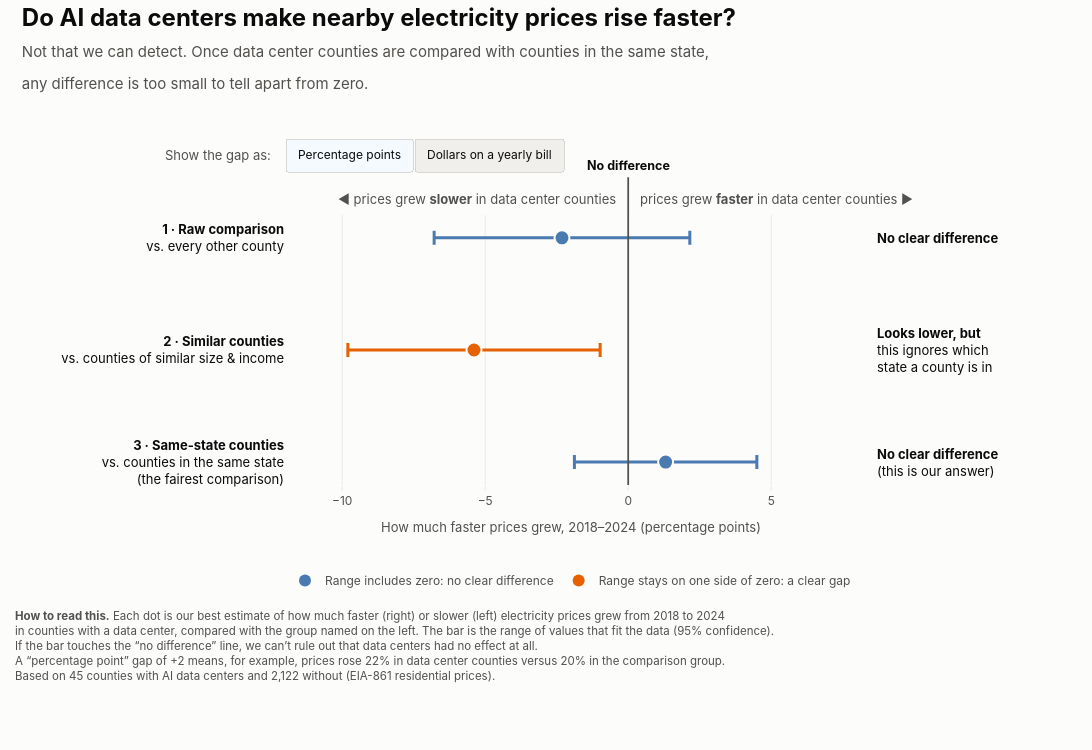

Notebook cell for this chart:
### Markdown cell above
## Visual 3: Does Having an AI Data Center Cause Higher Electricity Bills?
*Supports: **Naive vs. Controlled Results - The Core Statistical Test***

### Visual Design & Layperson Interpretation
- **Question Answered:** *If two counties are identical in population, wealth, and state regulation, does the one with a data center pay higher electricity bills?*
- **Directional Cue:** Values to the **right of 0.0%** indicate data centers raised bills; values to the **left** indicate data centers lowered bills.
- **Whiskers (95% Confidence Interval):** If the horizontal whisker crosses the vertical black line ($0.0\%$), the effect is statistically indistinguishable from zero.
- **Punchline:** Once we compare counties within the same state (Model 3), the estimate is **$+1.31\%$ with $p = 0.421$**—pure random noise.

### Code cell
# Visual 3: the three regressions, explained for someone who has never seen a regression.
# Dots are the estimated gap in price growth; bars are the 95% range; the toggle restates the gap in dollars on a yearly bill.
import textwrap
# ---- constants you can defend in the presentation ------------------------------------------
HOME_KWH_PER_YEAR = 10_791   # typical U.S. home, EIA (cited in Golden et al. 2026)

def _wrap(text, width=58):
    return "<br>".join(textwrap.wrap(text, width))


# ---- colors: one accent + one muted neutral (emphasis form), text stays in ink tokens ------
SURFACE = "#fcfcfb"
INK = "#0b0b0b"
INK_2 = "#52514e"
GRID = "#ebeae6"
NEUTRAL = COLOR_CONTROL   # "no clear difference"
ACCENT = COLOR_TREATMENT    # "clearly different from zero"

ROWS = [
    dict(key="m1",
         label="<b>1 · Raw comparison</b><br>vs. every other county",
         versus="every other county",
         verdict="<b>No clear difference</b>",
         why="The range crosses zero, so we can't tell this apart from no difference."),
    dict(key="m2",
         label="<b>2 · Similar counties</b><br>vs. counties of similar size &amp; income",
         versus="other counties with similar population and income",
         verdict="<b>Looks lower, but</b><br>this ignores which<br>state a county is in",
         why="This comparison finds slower growth, but it ignores which state each county "
             "is in. Step 3 fixes that, and the gap disappears."),
    dict(key="m3",
         label="<b>3 · Same-state counties</b><br>vs. counties in the same state<br>(the fairest comparison)",
         versus="other counties in the same state with similar population and income",
         verdict="<b>No clear difference</b><br>(this is our answer)",
         why="The range crosses zero, so we can't tell this apart from no difference."),
]


def results_from_models(m1, m2, m3, model_df):
    """Pull what the chart needs out of the three fitted statsmodels results."""
    out = []
    for key, m in (("m1", m1), ("m2", m2), ("m3", m3)):
        lo, hi = m.conf_int().loc["Has_Datacenter"]
        out.append(dict(model=key, coef=float(m.params["Has_Datacenter"]),
                        lo=float(lo), hi=float(hi), p=float(m.pvalues["Has_Datacenter"])))
    treated = model_df[model_df["Has_Datacenter"] == 1]
    return dict(results=out,
                base=float(treated["Price_2018_MWh"].mean()),
                n_treated=int(len(treated)),
                n_control=int((model_df["Has_Datacenter"] == 0).sum()))


def build_visual3(res):
    base = res["base"]                                   # $/MWh, 2018, data center counties
    usd_per_point = base * (HOME_KWH_PER_YEAR / 1000) / 100   # $ per year per percentage point
    by_key = {r["model"]: r for r in res["results"]}

    def sig(r):  # does the 95% range exclude zero?
        return r["lo"] > 0 or r["hi"] < 0

    fig = go.Figure()
    n_rows = len(ROWS)

    # one trace per (unit, row): points + error bar. Visibility is flipped by the toggle.
    for unit in ("pp", "usd"):
        k = 1.0 if unit == "pp" else usd_per_point
        for row in ROWS:
            r = by_key[row["key"]]
            c, lo, hi = r["coef"] * k, r["lo"] * k, r["hi"] * k
            color = ACCENT if sig(r) else NEUTRAL
            if unit == "pp":
                head = (f"Prices in data center counties grew <b>{abs(c):.1f} points {'faster' if c > 0 else 'slower'}</b> "
                        f"than in {row['versus']}.")
                rng = f"Plausible range: {lo:+.1f} to {hi:+.1f} points"
            else:
                head = (f"On a typical home's yearly electric bill, data center counties come out about "
                        f"<b>${abs(c):,.0f} {'higher' if c > 0 else 'lower'}</b> by 2024 than {row['versus']}.")
                rng = f"Plausible range: {'-' if lo < 0 else '+'}${abs(lo):,.0f} to {'-' if hi < 0 else '+'}${abs(hi):,.0f} a year"
            fig.add_trace(go.Scatter(
                x=[c], y=[row["label"]], mode="markers", showlegend=False,
                visible=(unit == "pp"), name=row["label"],
                marker=dict(size=15, color=color, line=dict(color=SURFACE, width=2)),
                error_x=dict(type="data", symmetric=False, array=[hi - c], arrayminus=[c - lo],
                             color=color, thickness=3, width=7),
                hovertemplate=f"{_wrap(head)}<br>{rng}<br><br>{_wrap(row['why'])}<extra></extra>",
                hoverlabel=dict(bgcolor="white", font=dict(color=INK, size=13), align="left"),
            ))

    # legend: two plain-English classes (also the key for the colors)
    for name, color in (("Range includes zero: no clear difference", NEUTRAL),
                        ("Range stays on one side of zero: a clear gap", ACCENT)):
        fig.add_trace(go.Scatter(x=[None], y=[None], mode="markers", name=name,
                                 marker=dict(size=12, color=color), hoverinfo="skip"))

    visible_pp = [True] * n_rows + [False] * n_rows + [True, True]
    visible_usd = [False] * n_rows + [True] * n_rows + [True, True]

    ml, mr, mt, mb = 285, 235, 215, 265
    w, h = 1120, 750
    plot_w = w - ml - mr

    # ---- footnotes (change with the toggle) ----
    how = ("<b>How to read this.</b> Each dot is our best estimate of how much faster (right) or slower (left) electricity prices grew from 2018 to 2024<br>"
           "in counties with a data center, compared with the group named on the left. The bar is the range of values that fit the data (95% confidence).<br>"
           "If the bar touches the “no difference” line, we can’t rule out that data centers had no effect at all.")
    foot_pp = (how + "<br>A “percentage point” gap of +2 means, for example, prices rose 22% in data center counties versus 20% in the comparison group."
               f"<br>Based on {res['n_treated']} counties with AI data centers and {res['n_control']:,} without (EIA-861 residential prices).")
    foot_usd = (how + f"<br>Dollar view: each gap × the 2018 average price in these counties (${base:,.0f} per MWh) × about {round(HOME_KWH_PER_YEAR, -2):,.0f} kWh "
                f"a typical home uses per year (EIA). A rough translation, not a forecast."
                f"<br>Based on {res['n_treated']} counties with AI data centers and {res['n_control']:,} without (EIA-861 residential prices).")

    foot_x = -ml / plot_w
    annotations = [
        # direction cues above the plot, anchored on the zero line
        dict(x=0, y=1.0, xref="x", yref="paper", text="◀ prices grew <b>slower</b> in data center counties",
             showarrow=False, xanchor="right", yanchor="bottom", xshift=-10, yshift=6, font=dict(size=13, color=INK_2)),
        dict(x=0, y=1.0, xref="x", yref="paper", text="prices grew <b>faster</b> in data center counties ▶",
             showarrow=False, xanchor="left", yanchor="bottom", xshift=10, yshift=6, font=dict(size=13, color=INK_2)),
        dict(x=0, y=1.14, xref="x", yref="paper", text="<b>No difference</b>", showarrow=False,
             xanchor="center", yanchor="bottom", yshift=2, font=dict(size=12.5, color=INK)),
        # toggle label
        dict(x=0, y=1.0, xref="paper", yref="paper", text="Show the gap as:", showarrow=False,
             xanchor="right", yanchor="bottom", xshift=-12, yshift=50, font=dict(size=13, color=INK_2)),
    ]
    # verdict labels on the right edge, one per row
    for i, row in enumerate(ROWS):
        annotations.append(dict(x=1.0, y=row["label"], xref="paper", yref="y", text=row["verdict"], showarrow=False,
                                xanchor="left", yanchor="middle", xshift=18, align="left",
                                font=dict(size=13, color=INK)))
    foot_idx = len(annotations)
    annotations.append(dict(x=foot_x, y=0, xref="paper", yref="paper", text=foot_pp, showarrow=False,
                            xanchor="left", yanchor="top", yshift=-122, align="left", font=dict(size=11.5, color=INK_2)))

    axis_pp = dict(range=[-12, 8], tickformat="+.0f", title=dict(
        text="How much faster prices grew, 2018–2024 (percentage points)", font=dict(size=13, color=INK_2)))
    axis_usd = dict(range=[-150, 110], tickformat="+$,.0f", title=dict(
        text="Extra yearly electric bill for a typical home, by 2024 (dollars)", font=dict(size=13, color=INK_2)))

    def relayout(axis, foot):
        return {"xaxis.range": axis["range"], "xaxis.tickformat": axis["tickformat"],
                "xaxis.title.text": axis["title"]["text"], f"annotations[{foot_idx}].text": foot}

    fig.update_layout(
        width=w, height=h, margin=dict(l=ml, r=mr, t=mt, b=mb),
        paper_bgcolor=SURFACE, plot_bgcolor=SURFACE,
        font=dict(family="Inter, Helvetica Neue, Arial, sans-serif", color=INK),
        title=dict(
            text=("<b>Do AI data centers make nearby electricity prices rise faster?</b><br>"
                  "<span style='font-size:15px;color:#52514e'>Not that we can detect. Once data center counties are compared with "
                  "counties in the same state,<br>any difference is too small to tell apart from zero.</span>"),
            x=0.02, xref="container", xanchor="left", y=0.965, yanchor="top", font=dict(size=24)),
        xaxis=dict(**axis_pp, zeroline=False, showgrid=True, gridcolor=GRID, gridwidth=1, ticks="outside",
                   tickcolor=GRID, tickfont=dict(size=12, color=INK_2), fixedrange=False),
        yaxis=dict(autorange="reversed", showgrid=False, zeroline=False, tickfont=dict(size=13, color=INK),
                   categoryorder="array", categoryarray=[r["label"] for r in ROWS], fixedrange=True,
                   showline=False, ticks=""),
        shapes=[dict(type="line", x0=0, x1=0, y0=0, y1=1.14, xref="x", yref="paper",
                     line=dict(color=INK_2, width=1.75))],
        annotations=annotations,
        legend=dict(orientation="h", x=0, xanchor="left", y=-0.30, yanchor="top",
                    font=dict(size=12, color=INK_2), bgcolor="rgba(0,0,0,0)",
                    itemclick=False, itemdoubleclick=False),
        updatemenus=[dict(
            type="buttons", direction="right", x=0, xanchor="left", y=1.0, yanchor="bottom",
            pad=dict(t=0, b=44, l=0, r=0), showactive=True, bgcolor="#f0efec", bordercolor="#d8d7d2", borderwidth=1,
            font=dict(size=12, color=INK), active=0,
            buttons=[
                dict(label="Percentage points", method="update",
                     args=[{"visible": visible_pp}, relayout(axis_pp, foot_pp)]),
                dict(label="Dollars on a yearly bill", method="update",
                     args=[{"visible": visible_usd}, relayout(axis_usd, foot_usd)]),
            ])],
        hovermode="closest",
    )
    return fig

fig3 = build_visual3(results_from_models(m1, m2, m3, model_df))
fig3.show()

### Figure 1 — Plotly figure (JSON) as saved in the notebook; plotly's stock layout.template omitted (floating-point values rounded to 4 significant figures)
{"data": [{"error_x": {"array": [4.47], "arrayminus": [4.47], "color": "#4A7BB0", "symmetric": false, "thickness": 3, "type": "data", "width": 7}, "hoverlabel": {"align": "left", "bgcolor": "white", "font": {"color": "#0b0b0b", "size": 13}}, "hovertemplate": "Prices in data center counties grew <b>2.3 points<br>slower</b> than in every other county.<br>Plausible range: -6.8 to +2.2 points<br><br>The range crosses zero, so we can't tell this apart from<br>no difference.<extra></extra>", "marker": {"color": "#4A7BB0", "line": {"color": "#fcfcfb", "width": 2}, "size": 15}, "mode": "markers", "name": "<b>1 · Raw comparison</b><br>vs. every other county", "showlegend": false, "type": "scatter", "visible": true, "x": [-2.315], "y": ["<b>1 · Raw comparison</b><br>vs. every other county"]}, {"error_x": {"array": [4.41], "arrayminus": [4.41], "color": "#E66101", "symmetric": false, "thickness": 3, "type": "data", "width": 7}, "hoverlabel": {"align": "left", "bgcolor": "white", "font": {"color": "#0b0b0b", "size": 13}}, "hovertemplate": "Prices in data center counties grew <b>5.4 points<br>slower</b> than in other counties with similar population<br>and income.<br>Plausible range: -9.8 to -1.0 points<br><br>This comparison finds slower growth, but it ignores which<br>state each county is in. Step 3 fixes that, and the gap<br>disappears.<extra></extra>", "marker": {"color": "#E66101", "line": {"color": "#fcfcfb", "width": 2}, "size": 15}, "mode": "markers", "name": "<b>2 · Similar counties</b><br>vs. counties of similar size &amp; income", "showlegend": false, "type": "scatter", "visible": true, "x": [-5.391], "y": ["<b>2 · Similar counties</b><br>vs. counties of similar size &amp; income"]}, {"error_x": {"array": [3.189], "arrayminus": [3.189], "color": "#4A7BB0", "symmetric": false, "thickness": 3, "type": "data", "width": 7}, "hoverlabel": {"align": "left", "bgcolor": "white", "font": {"color": "#0b0b0b", "size": 13}}, "hovertemplate": "Prices in data center counties grew <b>1.3 points<br>faster</b> than in other counties in the same state with<br>similar population and income.<br>Plausible range: -1.9 to +4.5 points<br><br>The range crosses zero, so we can't tell this apart from<br>no difference.<extra></extra>", "marker": {"color": "#4A7BB0", "line": {"color": "#fcfcfb", "width": 2}, "size": 15}, "mode": "markers", "name": "<b>3 · Same-state counties</b><br>vs. counties in the same state<br>(the fairest comparison)", "showlegend": false, "type": "scatter", "visible": true, "x": [1.309], "y": ["<b>3 · Same-state counties</b><br>vs. counties in the same state<br>(the fairest comparison)"]}, {"error_x": {"array": [55.28], "arrayminus": [55.28], "color": "#4A7BB0", "symmetric": false, "thickness": 3, "type": "data", "width": 7}, "hoverlabel": {"align": "left", "bgcolor": "white", "font": {"color": "#0b0b0b", "size": 13}}, "hovertemplate": "On a typical home's yearly electric bill, data center<br>counties come out about <b>$29 lower</b> by 2024 than<br>every other county.<br>Plausible range: -$84 to +$27 a year<br><br>The range crosses zero, so we can't tell this apart from<br>no difference.<extra></extra>", "marker": {"color": "#4A7BB0", "line": {"color": "#fcfcfb", "width": 2}, "size": 15}, "mode": "markers", "name": "<b>1 · Raw comparison</b><br>vs. every other county", "showlegend": false, "type": "scatter", "visible": false, "x": [-28.63], "y": ["<b>1 · Raw comparison</b><br>vs. every other county"]}, {"error_x": {"array": [54.54], "arrayminus": [54.54], "color": "#E66101", "symmetric": false, "thickness": 3, "type": "data", "width": 7}, "hoverlabel": {"align": "left", "bgcolor": "white", "font": {"color": "#0b0b0b", "size": 13}}, "hovertemplate": "On a typical home's yearly electric bill, data center<br>counties come out about <b>$67 lower</b> by 2024 than<br>other counties with similar population and income.<br>Plausible range: -$121 to -$12 a year<br><br>This comparison finds slower growth, but it ignores which<br>state each county is in. Step 3 fixes that, and the gap<br>disappears.<extra></extra>", "marker": {"color": "#E66101", "line": {"color": "#fcfcfb", "width": 2}, "size": 15}, "mode": "markers", "name": "<b>2 · Similar counties</b><br>vs. counties of similar size &amp; income", "showlegend": false, "type": "scatter", "visible": false, "x": [-66.67], "y": ["<b>2 · Similar counties</b><br>vs. counties of similar size &amp; income"]}, {"error_x": {"array": [39.44], "arrayminus": [39.44], "color": "#4A7BB0", "symmetric": false, "thickness": 3, "type": "data", "width": 7}, "hoverlabel": {"align": "left", "bgcolor": "white", "font": {"color": "#0b0b0b", "size": 13}}, "hovertemplate": "On a typical home's yearly electric bill, data center<br>counties come out about <b>$16 higher</b> by 2024 than<br>other counties in the same state with similar population<br>and income.<br>Plausible range: -$23 to +$56 a year<br><br>The range crosses zero, so we can't tell this apart from<br>no difference.<extra></extra>", "marker": {"color": "#4A7BB0", "line": {"color": "#fcfcfb", "width": 2}, "size": 15}, "mode": "markers", "name": "<b>3 · Same-state counties</b><br>vs. counties in the same state<br>(the fairest comparison)", "showlegend": false, "type": "scatter", "visible": false, "x": [16.19], "y": ["<b>3 · Same-state counties</b><br>vs. counties in the same state<br>(the fairest comparison)"]}, {"hoverinfo": "skip", "marker": {"color": "#4A7BB0", "size": 12}, "mode": "markers", "name": "Range includes zero: no clear difference", "type": "scatter", "x": [null], "y": [null]}, {"hoverinfo": "skip", "marker": {"color": "#E66101", "size": 12}, "mode": "markers", "name": "Range stays on one side of zero: a clear gap", "type": "scatter", "x": [null], "y": [null]}], "layout": {"annotations": [{"font": {"color": "#52514e", "size": 13}, "showarrow": false, "text": "◀ prices grew <b>slower</b> in data center counties", "x": 0, "xanchor": "right", "xref": "x", "xshift": -10, "y": 1.0, "yanchor": "bottom", "yref": "paper", "yshift": 6}, {"font": {"color": "#52514e", "size": 13}, "showarrow": false, "text": "prices grew <b>faster</b> in data center counties ▶", "x": 0, "xanchor": "left", "xref": "x", "xshift": 10, "y": 1.0, "yanchor": "bottom", "yref": "paper", "yshift": 6}, {"font": {"color": "#0b0b0b", "size": 12.5}, "showarrow": false, "text": "<b>No difference</b>", "x": 0, "xanchor": "center", "xref": "x", "y": 1.14, "yanchor": "bottom", "yref": "paper", "yshift": 2}, {"font": {"color": "#52514e", "size": 13}, "showarrow": false, "text": "Show the gap as:", "x": 0, "xanchor": "right", "xref": "paper", "xshift": -12, "y": 1.0, "yanchor": "bottom", "yref": "paper", "yshift": 50}, {"align": "left", "font": {"color": "#0b0b0b", "size": 13}, "showarrow": false, "text": "<b>No clear difference</b>", "x": 1.0, "xanchor": "left", "xref": "paper", "xshift": 18, "y": "<b>1 · Raw comparison</b><br>vs. every other county", "yanchor": "middle", "yref": "y"}, {"align": "left", "font": {"color": "#0b0b0b", "size": 13}, "showarrow": false, "text": "<b>Looks lower, but</b><br>this ignores which<br>state a county is in", "x": 1.0, "xanchor": "left", "xref": "paper", "xshift": 18, "y": "<b>2 · Similar counties</b><br>vs. counties of similar size &amp; income", "yanchor": "middle", "yref": "y"}, {"align": "left", "font": {"color": "#0b0b0b", "size": 13}, "showarrow": false, "text": "<b>No clear difference</b><br>(this is our answer)", "x": 1.0, "xanchor": "left", "xref": "paper", "xshift": 18, "y": "<b>3 · Same-state counties</b><br>vs. counties in the same state<br>(the fairest comparison)", "yanchor": "middle", "yref": "y"}, {"align": "left", "font": {"color": "#52514e", "size": 11.5}, "showarrow": false, "text": "<b>How to read this.</b> Each dot is our best estimate of how much faster (right) or slower (left) electricity prices grew from 2018 to 2024<br>in counties with a data center, compared with the group named on the left. The bar is the range of values that fit the data (95% confidence).<br>If the bar touches the “no difference” line, we can’t rule out that data centers had no effect at all.<br>A “percentage point” gap of +2 means, for example, prices rose 22% in data center counties versus 20% in the comparison group.<br>Based on 45 counties with AI data centers and 2,122 without (EIA-861 residential prices).", "x": -0.475, "xanchor": "left", "xref": "paper", "y": 0, "yanchor": "top", "yref": "paper", "yshift": -122}], "font": {"color": "#0b0b0b", "family": "Inter, Helvetica Neue, Arial, sans-serif"}, "height": 750, "hovermode": "closest", "legend": {"bgcolor": "rgba(0,0,0,0)", "font": {"color": "#52514e", "size": 12}, "itemclick": false, "itemdoubleclick": false, "orientation": "h", "x": 0, "xanchor": "left", "y": -0.3, "yanchor": "top"}, "margin": {"b": 265, "l": 285, "r": 235, "t": 215}, "paper_bgcolor": "#fcfcfb", "plot_bgcolor": "#fcfcfb", "shapes": [{"line": {"color": "#52514e", "width": 1.75}, "type": "line", "x0": 0, "x1": 0, "xref": "x", "y0": 0, "y1": 1.14, "yref": "paper"}], "title": {"font": {"size": 24}, "text": "<b>Do AI data centers make nearby electricity prices rise faster?</b><br><span style='font-size:15px;color:#52514e'>Not that we can detect. Once data center counties are compared with counties in the same state,<br>any difference is too small to tell apart from zero.</span>", "x": 0.02, "xanchor": "left", "xref": "container", "y": 0.965, "yanchor": "top"}, "updatemenus": [{"active": 0, "bgcolor": "#f0efec", "bordercolor": "#d8d7d2", "borderwidth": 1, "buttons": [{"args": [{"visible": [true, true, true, false, false, false, true, true]}, {"annotations[7].text": "<b>How to read this.</b> Each dot is our best estimate of how much faster (right) or slower (left) electricity prices grew from 2018 to 2024<br>in counties with a data center, compared with the group named on the left. The bar is the range of values that fit the data (95% confidence).<br>If the bar touches the “no difference” line, we can’t rule out that data centers had no effect at all.<br>A “percentage point” gap of +2 means, for example, prices rose 22% in data center counties versus 20% in the comparison group.<br>Based on 45 counties with AI data centers and 2,122 without (EIA-861 residential prices).", "xaxis.range": [-12, 8], "xaxis.tickformat": "+.0f", "xaxis.title.text": "How much faster prices grew, 2018–2024 (percentage points)"}], "label": "Percentage points", "method": "update"}, {"args": [{"visible": [false, false, false, true, true, true, true, true]}, {"annotations[7].text": "<b>How to read this.</b> Each dot is our best estimate of how much faster (right) or slower (left) electricity prices grew from 2018 to 2024<br>in counties with a data center, compared with the group named on the left. The bar is the range of values that fit the data (95% confidence).<br>If the bar touches the “no difference” line, we can’t rule out that data centers had no effect at all.<br>Dollar view: each gap × the 2018 average price in these counties ($115 per MWh) × about 10,800 kWh a typical home uses per year (EIA). A rough translation, not a forecast.<br>Based on 45 counties with AI data centers and 2,122 without (EIA-861 residential prices).", "xaxis.range": [-150, 110], "xaxis.tickformat": "+$,.0f", "xaxis.title.text": "Extra yearly electric bill for a typical home, by 2024 (dollars)"}], "label": "Dollars on a yearly bill", "method": "update"}], "direction": "right", "font": {"color": "#0b0b0b", "size": 12}, "pad": {"b": 44, "l": 0, "r": 0, "t": 0}, "showactive": true, "type": "buttons", "x": 0, "xanchor": "left", "y": 1.0, "yanchor": "bottom"}], "width": 1120, "xaxis": {"fixedrange": false, "gridcolor": "#ebeae6", "gridwidth": 1, "range": [-12, 8], "showgrid": true, "tickcolor": "#ebeae6", "tickfont": {"color": "#52514e", "size": 12}, "tickformat": "+.0f", "ticks": "outside", "title": {"font": {"color": "#52514e", "size": 13}, "text": "How much faster prices grew, 2018–2024 (percentage points)"}, "zeroline": false}, "yaxis": {"autorange": "reversed", "categoryarray": ["<b>1 · Raw comparison</b><br>vs. every other county", "<b>2 · Similar counties</b><br>vs. counties of similar size &amp; income", "<b>3 · Same-state counties</b><br>vs. counties in the same state<br>(the fairest comparison)"], "categoryorder": "array", "fixedrange": true, "showgrid": false, "showline": false, "tickfont": {"color": "#0b0b0b", "size": 13}, "ticks": "", "zeroline": false}}}
